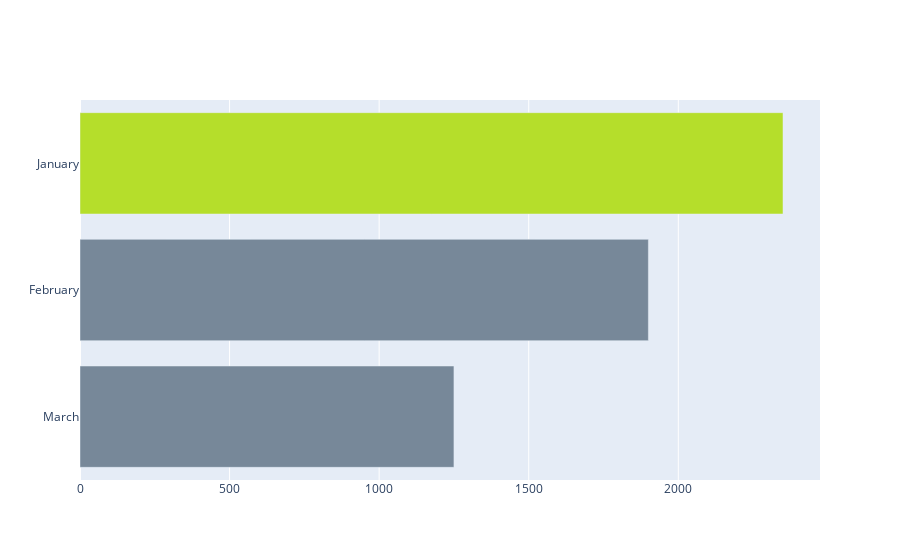

Notebook code for this chart:
### Code cell
go.Figure(
    go.Bar(
        y=monthly_expenditure.index,
        x=monthly_expenditure['amount'],
        orientation='h',
        marker_color=monthly_expenditure['color'],
#         hovertemplate="Win Percentage: %{x} %"
    )
)

### Figure 1 — Plotly figure (JSON) as saved in the notebook; plotly's stock layout.template omitted (floating-point values rounded to 4 significant figures)
{"data": [{"marker": {"color": ["lightslategrey", "lightslategrey", "#b5de2b"]}, "orientation": "h", "type": "bar", "x": [1250, 1900, 2350], "y": ["March", "February", "January"]}], "layout": {}}
